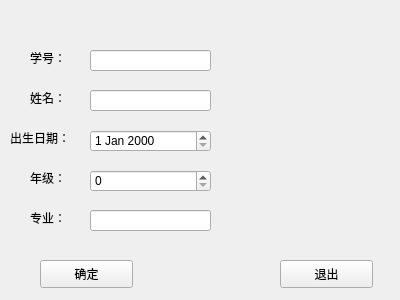
<?xml version="1.0" encoding="UTF-8"?>
<ui version="4.0">
 <class>Stuupdate</class>
 <widget class="QWidget" name="Stuupdate">
  <property name="geometry">
   <rect>
    <x>0</x>
    <y>0</y>
    <width>400</width>
    <height>300</height>
   </rect>
  </property>
  <property name="windowTitle">
   <string>Form</string>
  </property>
  <widget class="QLineEdit" name="lineEdit">
   <property name="geometry">
    <rect>
     <x>90</x>
     <y>50</y>
     <width>121</width>
     <height>21</height>
    </rect>
   </property>
  </widget>
  <widget class="QLabel" name="label">
   <property name="geometry">
    <rect>
     <x>30</x>
     <y>50</y>
     <width>41</width>
     <height>16</height>
    </rect>
   </property>
   <property name="text">
    <string>学号：</string>
   </property>
  </widget>
  <widget class="QLineEdit" name="lineEdit_2">
   <property name="geometry">
    <rect>
     <x>90</x>
     <y>90</y>
     <width>121</width>
     <height>21</height>
    </rect>
   </property>
  </widget>
  <widget class="QLabel" name="label_2">
   <property name="geometry">
    <rect>
     <x>30</x>
     <y>90</y>
     <width>41</width>
     <height>16</height>
    </rect>
   </property>
   <property name="text">
    <string>姓名：</string>
   </property>
  </widget>
  <widget class="QDateEdit" name="dateEdit">
   <property name="geometry">
    <rect>
     <x>90</x>
     <y>130</y>
     <width>121</width>
     <height>22</height>
    </rect>
   </property>
  </widget>
  <widget class="QLabel" name="label_3">
   <property name="geometry">
    <rect>
     <x>10</x>
     <y>130</y>
     <width>72</width>
     <height>15</height>
    </rect>
   </property>
   <property name="text">
    <string>出生日期：</string>
   </property>
  </widget>
  <widget class="QSpinBox" name="spinBox">
   <property name="geometry">
    <rect>
     <x>90</x>
     <y>170</y>
     <width>121</width>
     <height>22</height>
    </rect>
   </property>
  </widget>
  <widget class="QLabel" name="label_4">
   <property name="geometry">
    <rect>
     <x>30</x>
     <y>170</y>
     <width>41</width>
     <height>16</height>
    </rect>
   </property>
   <property name="text">
    <string>年级：</string>
   </property>
  </widget>
  <widget class="QLineEdit" name="lineEdit_3">
   <property name="geometry">
    <rect>
     <x>90</x>
     <y>210</y>
     <width>121</width>
     <height>21</height>
    </rect>
   </property>
  </widget>
  <widget class="QLabel" name="label_5">
   <property name="geometry">
    <rect>
     <x>30</x>
     <y>210</y>
     <width>41</width>
     <height>16</height>
    </rect>
   </property>
   <property name="text">
    <string>专业：</string>
   </property>
  </widget>
  <widget class="QPushButton" name="pushButton">
   <property name="geometry">
    <rect>
     <x>40</x>
     <y>260</y>
     <width>93</width>
     <height>28</height>
    </rect>
   </property>
   <property name="text">
    <string>确定</string>
   </property>
  </widget>
  <widget class="QLabel" name="label_6">
   <property name="geometry">
    <rect>
     <x>40</x>
     <y>10</y>
     <width>171</width>
     <height>16</height>
    </rect>
   </property>
   <property name="text">
    <string/>
   </property>
  </widget>
  <widget class="QPushButton" name="pushButton_2">
   <property name="geometry">
    <rect>
     <x>280</x>
     <y>260</y>
     <width>93</width>
     <height>28</height>
    </rect>
   </property>
   <property name="text">
    <string>退出</string>
   </property>
  </widget>
 </widget>
 <resources/>
 <connections/>
</ui>
